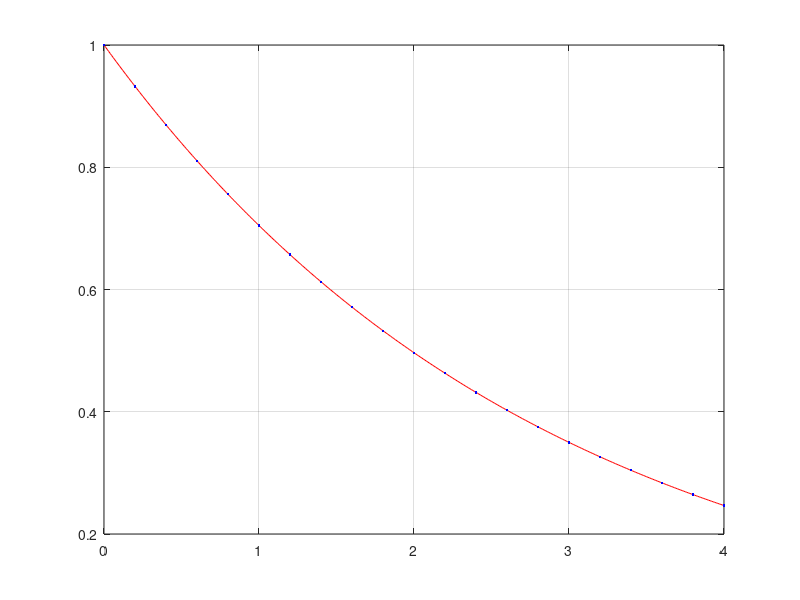

This figure's MATLAB source:
% Konsta Keski-Mattinen 1.4.2021

clear
close all

xfunc = @(i) i/5;
yfunc = @(i) exp(-0.35*xfunc(i));
efunc = @(i, x) exp(-0.1*i*x);

n=5;

%Mc=b
%V'Vc=V'y
x=zeros(21,1);
y=zeros(21,1);
for i=0:1:20
    x(1+i,1)=xfunc(i);
    y(1+i,1)=yfunc(i);
end

M = zeros(21,n);
for i=1:n
   M(:,i)=efunc(i,x)
end

%c=M\y

c=inv(M'*M)*M'*y

% plottaillaan
xplot= (min(x):0.01:max(x))';
yplot = zeros(size(xplot, 1),1);
for i=1:n
    yplot=yplot + c(i)*efunc(i, xplot);
end


figure();

plot(xplot, yplot, 'r'); hold on
plot(x, y, 'b.'); hold on

grid on